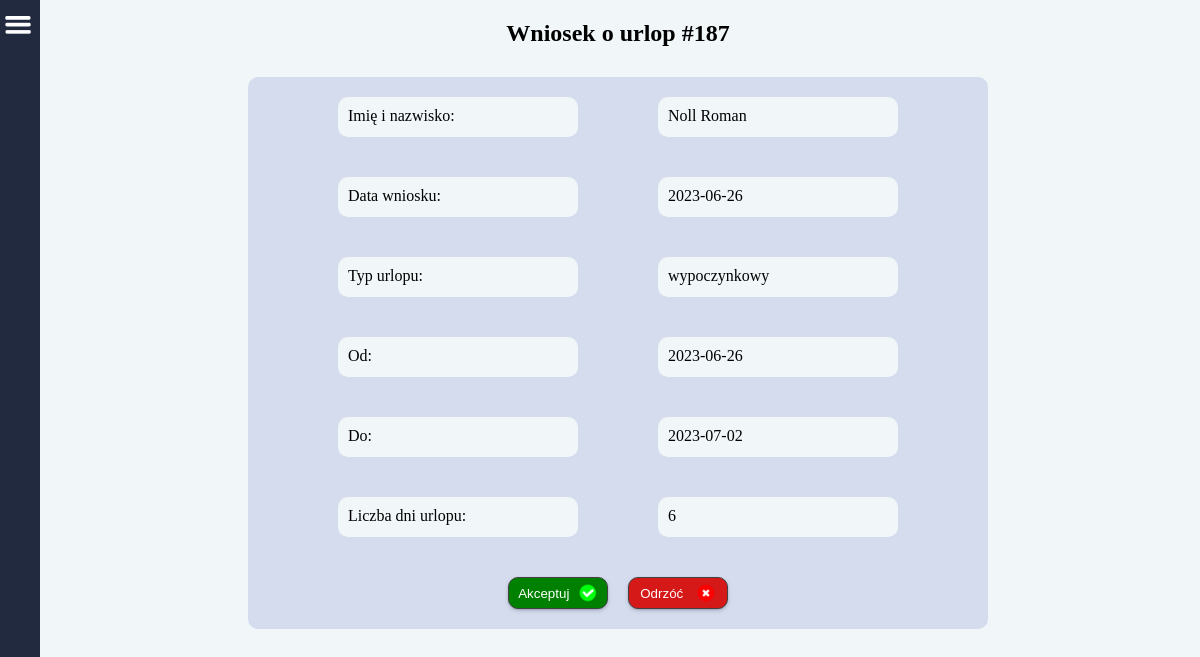
The app's page /vacationRequest/187/ (signed in) with its own data.
### main/models.py (models this page shows, shortened)
class VacationRequest(models.Model):
    v_request = models.ForeignKey(
        Vacations,
        on_delete=models.CASCADE,
    )

class Vacations(models.Model):
    user = models.ForeignKey(
        CustomUser,
        related_name='user',
        on_delete=models.CASCADE,
        null=True,
        )
    year = models.CharField(
        default='0000',
        max_length=4,
        verbose_name='Rok',
    )
    date = models.CharField(
        default='00-00-0000',
        max_length=10,
        verbose_name='Data',
    )
    v_from = models.CharField(
        default='00-00-0000',
        max_length=10,
        verbose_name='Od',
    )
    v_to = models.CharField(
        default='00-00-0000',
        max_length=10,
        verbose_name='Do',
    )
    type = models.CharField(
        null=True,
        max_length=50,
        verbose_name='Typ urlopu',
    )
    actually_days_to_use = models.IntegerField(
        default=0,
        verbose_name='Faktyczny urlop według przepracowanych dni',
    )
    days_used_in_current_year = models.IntegerField(
        default=0,
        verbose_name='Użyto w bieżącym roku',
    )
    days_to_use_in_last_year = models.IntegerField(
        default=0,
        verbose_name='Do użycia w poprzednim roku',
    )
    days_used_in_last_year = models.IntegerField(
        default=0,
        verbose_name='Użyto w poprzednim roku',
    )
    days_planned = models.IntegerField(
        null=True,
        verbose_name='Zaplanowany urlop',
    )
    consideration = models.BooleanField(
        default=False,
        verbose_name='Rozpatrywanie',
    )
    accepted = models.BooleanField(
        default=False,
        verbose_name='Akceptacja',
    )

### users/models.py (models this page shows, shortened)
class CustomUser(AbstractBaseUser, PermissionsMixin):
    username = models.CharField(
        _('Użytkownik'),
        null=True,
        max_length= 255,
        )
    email = models.EmailField(_("email"), unique=True)
    fp_token = models.CharField(
        null=True,
        max_length=192,
        unique=True,
    )
    birthday = models.CharField(
        _('Data urodzenia'),
        null=True,
        max_length= 55,
        )
    birthplace = models.CharField(
        _('Miejsce urodzenia'),
        null=True,
        max_length= 255,
        )
    workplace = models.CharField(
        _('Miejsce pracy'),
        null=True,
        max_length= 255,
        )
    religion = models.CharField(
        _('Religia'),
        null=True,
        max_length= 255,
        )
    insurance_number = models.CharField(
        _('Numer ubezpieczenia'),
        null=True,
        max_length= 255,
        )
    tax_number = models.CharField(
        _('Numer podatkowy'),
        null=True,
        max_length= 255,
        )
    adress_pl = models.CharField(
        _('Adres w Polsce'),
        null=True,
        max_length= 255,
        )
    adress_de = models.CharField(
        _('Adres w Niemczech'),
        null=True,
        max_length= 255,
        )
    profession = models.CharField(
        _('Zawód'),
        null=True,
        max_length= 255,
        )
    position = models.CharField(
        _('Stanowisko (pracuje w)'),
        null=True,
        max_length= 255,
        )
    internal_tax_number = models.CharField(
        _('Wewnętrzny numer podatkowy'),
        null=True,
        max_length= 255,
        )
    nfz_name = models.CharField(
        _('NFZ - nazwa'),
        null=True,
        max_length= 255,
        )
    nfz_adress = models.CharField(
        _('NFZ - adres'),
        null=True,
        max_length= 255,
        )
    phone_number = models.CharField(
        _('Telefon'),
        null=True,
        max_length= 255,
        )
    bank = models.CharField(
        _('Nazwa banku'),
        null=True,
        max_length= 255,
        )
    bic_swift = models.CharField(
        _('BIC/SWIFT'),
        null=True,
        max_length= 255,
        )
    bank_account = models.CharField(
        _('Konto i właściciel'),
        null=True,
        max_length= 255,
        )
    health_insurance_de = models.CharField(
        _('Ubezpieczenie w Niemczech'),
        null=True,
        max_length= 255,
        )
    health_insurance_de_number = models.CharField(
        _('KK VersNr'),
        null=True,
        max_length= 255,
        )
    shoe_size = models.CharField(
        _('Rozmiar buta'),
        null=True,
        max_length= 255,
        )
    growth = models.CharField(
        _('Wzrost'),
        null=True,
        max_length= 255,
        )
    work_clothes = models.CharField(
        _('Ubranie robocze'),
        null=True,
        max_length= 255,
        )
    rights = models.CharField(
        _('Uprawnienia'),
        null=True,
        max_length= 255,
        )
    payment = models.FloatField(
        _('Stawka za godzinę'),
        default=0
    )
    vacations_days_quantity = models.IntegerField(
        _('Ilość przysługujących dni urlopu'),
        null=True,
    )
    vacations_days_quantity_de = models.IntegerField(
        _('Ilość przysługujących dni urlopu'),
        null=True,
    )
    vacacions_on_demand = models.IntegerField(
        _('Ilość dni urlopu na żądanie'),
        default=4,
    )
    cares_vacations = models.IntegerField(
        _('Ilość dni urlopu opiekuńczego'),
        default=5,
    )
    force_majeure_vacations = models.IntegerField(
        _('Ilość godzin urlopu z powodu siły wyższej'),
        default=16,
    )
    compassionate_vacations = models.IntegerField(
        _('Ilość dni urlopu okolicznościowego'),
        default=2,
    )
    last_year_vacations_days_quantity = models.IntegerField(
        _('Ilość przysługujących dni urlopu za zeszły rok'),
        null=True,
    )
    last_year_vacations_days_quantity_de = models.IntegerField(
        _('Ilość przysługujących dni urlopu za zeszły rok'),
        null=True,
    )
    days_to_use_in_current_year = models.IntegerField(
        _('Do użycia w bieżącym roku'),
        null=True,
    )
    days_to_use_in_current_year_de = models.IntegerField(
        _('Do użycia w bieżącym roku'),
        null=True,
    )
    is_staff = models.BooleanField(default=False)
    is_active = models.BooleanField(default=True)
    date_joined = models.DateTimeField(
        _('Data rejestracji'),
        default=timezone.now,
        )
    USERNAME_FIELD = "email"
    EMAIL_FIELD = "email"
    REQUIRED_FIELDS = []
    objects = CustomUserManager()
    def __str__(self):
        return self.username

### main/views.py (the view, shortened to what this page needs)
# urls.py: path('vacationRequest/<pk>/', vacationRequest, name='vacationRequest'),
def vacationRequest(request, pk):
    req = VacationRequest.objects.get(v_request__id=pk)
    vacation = Vacations.objects.get(id=pk)
    user = CustomUser.objects.get(id=vacation.user.id)
    type = vacation.type
    today = date.today()
    start_of_year = date(today.year, 1, 1)
    days_since_start = (today - start_of_year).days
    current_month = datetime.now().month
    days_to_use = user.vacations_days_quantity_de / 12 * current_month
    vacation.actually_days_to_use = round(days_to_use)
    context = {
        'req': req,
        'pk': pk,
    }
    return render(request, 'vacation_request.html', context)

### main/templatetags/vacation_requests.py (called while the page is built)
@register.simple_tag
def request_quantity():
    reqs = VacationRequest.objects.all().order_by('-v_request__id')
    count = 0
    for r in reqs:
        if r.v_request.consideration is True:
            count += 1
    return count

### main/templates/vacation_request.html (shortened to what this page needs)
{% extends 'base.html' %}
{% load static %}
    {% block content %}
            <div class="cwo_cont">
                <h2>Wniosek o urlop #{{ pk }}</h2>
                <div class="add_vacations_grafic_container">
                    <form method="POST">
                        <div class="vacations_mini_cont">
                            <p>Imię i nazwisko:</p>
                            <p>{{ req.v_request.user }}</p>
                        </div>
                        <div class="vacations_mini_cont">
                            <p>Data wniosku:</p>
                            <p>{{ req.v_request.date }}</p>
                        </div>
                        <div class="vacations_mini_cont" name="type">
                            <p>Typ urlopu:</p>
                            <p>{{ req.v_request.type }}</p>
                        </div>
                        <div class="vacations_mini_cont">
                            <p>Od:</p>
                            <p>{{ req.v_request.v_from }}</p>
                        </div>
                        <div class="vacations_mini_cont">
                            <p>Do:</p>
                            <p>{{ req.v_request.v_to }}</p>
                        </div>
                        <div class="vacations_mini_cont">
                            {% if req.v_request.type == 'z powodu siły wyższej' %}
                                <p>Liczba godzin urlopu:</p>
                                <p>{{ req.v_request.days_planned }}</p>
                            {% else %}
                                <p>Liczba dni urlopu:</p>
                                <p>{{ req.v_request.days_planned }}</p>
                            {% endif %}
                        </div>
                        <div class="btn_cont">
                            <button type="submit" class="btn_accept" name="accept">
                                <span class="btn-title">Akceptuj</span>
                                <img src="{% static 'images/accept.png' %}" width="20" height="20">
                            </button>
                            <button type="submit" class="btn_reject" name="reject">
                                <span class="btn-title">Odrzóć</span>
                                <img src="{% static 'images/close.png' %}" width="20" height="20">
                            </button>
                        </div>
                    </form>
                </div>
            </div>
    {% endblock %}

### static/css/base.css (style rules this page uses)
:root { --btn-bg-color: #394867; --border: 1px solid #434242; --main-bg-color: #F1F6F9; --header-bg-color: #212A3E; --input-bg-color: #d4dced; --title-bg-color: #9fadcc; --text-color: white; --height: 120vh; --width: 100vw; }
.btn-title { color: var(--text-color); text-decoration: none; text-align: center; }

### static/css/login.css (style rules this page uses)
* { margin: 0; padding: 0; }

### static/css/create_work_object.css (style rules this page uses)
.cwo_cont { display: flex; flex-direction: column; align-items: center; padding-left: 66px; padding-right: 30px; }

### static/css/vacations.css (style rules this page uses)
h2 { margin-top: 20px; }
.vacations_mini_cont { display: flex; align-items: center; justify-content: center; flex-wrap: wrap; gap: 5vw; margin-bottom: 20px; }
.btn_accept { display: flex; align-items: center; justify-content: space-around; padding: 5px; margin: 10px; background-color: green; border: var(--border); border-radius: 10px; cursor: pointer; width: 100px; box-shadow: rgba(50, 50, 93, 0.25) 0px 2px 5px -1px, rgba(0, 0, 0, 0.3) 0px 1px 3px -1px; transition: width 0.8s ease; }
.btn_reject { display: flex; align-items: center; justify-content: space-around; padding: 5px; margin: 10px; background-color: rgb(213, 24, 24); border: var(--border); border-radius: 10px; cursor: pointer; width: 100px; box-shadow: rgba(50, 50, 93, 0.25) 0px 2px 5px -1px, rgba(0, 0, 0, 0.3) 0px 1px 3px -1px; transition: width 0.8s ease; }

### static/css/add_vacation.css (style rules this page uses)
h2 { margin-top: 20px; }
.add_vacations_grafic_container { display: flex; flex-direction: column; justify-content: space-between; align-items: center; margin-top: 30px; width: 60vw; height: auto; background-color: var(--input-bg-color); padding: 10px; border-radius: 10px; }
.add_vacations_grafic_container p { background-color: var(--main-bg-color); width: 220px; height: 20px; padding: 10px; margin: 10px; border-radius: 10px; }
.btn_cont { display: flex; justify-content: center; }

### records on screen
VacationRequest: v_request.user "Noll Roman", v_request "2023-06-26", v_request.type "wypoczynkowy", v_request.v_from "2023-06-26", v_request.v_to "2023-07-02", v_request.days_planned "6"

### other values on screen
{{ pk }} "187"
